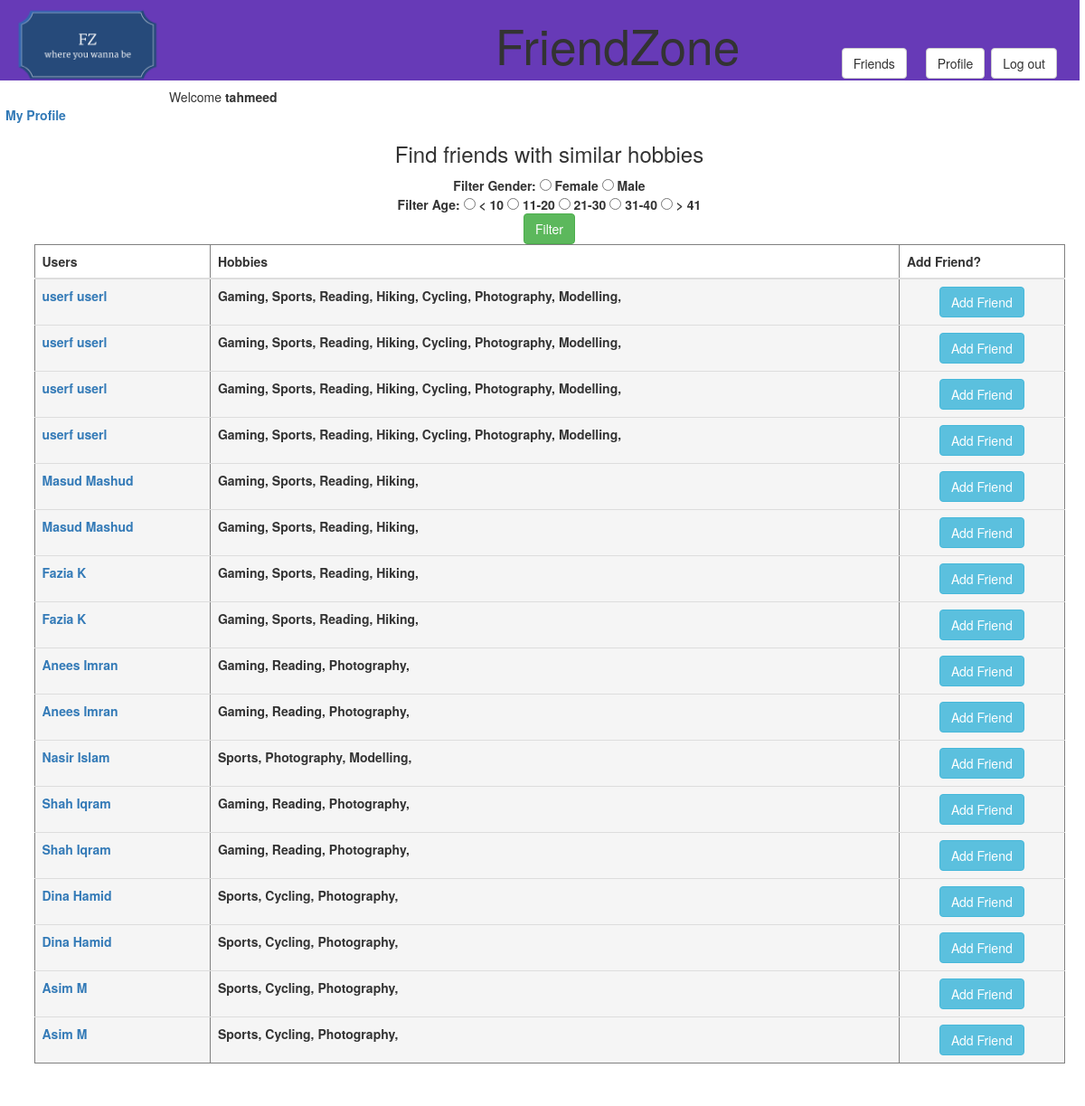
The app's page /index/ (signed in) with its own data.
### FriendZoneApp/models.py (models this page shows, shortened)
class UserProfileModel(models.Model):
    user = models.OneToOneField(User, on_delete=models.CASCADE)
    first_name = models.CharField(max_length = 254)
    last_name = models.CharField(max_length = 254)
    gender = models.CharField(max_length = 1, choices = (('M', 'Male'), ('F', 'Female')), blank = True)
    age = models.PositiveIntegerField(blank = True, null = True)
    image = models.ImageField(default = 'default.jpg', upload_to='media/profile_images', blank = True)
    dob = models.DateField(blank = True, null = True)
    email = models.EmailField(blank = True, unique = True)
    hobby = models.ManyToManyField(Hobby, blank = True)
    friend = models.ManyToManyField('self', blank = True)
    profileBio = models.CharField(max_length=254, blank = True)
    class Meta:
        verbose_name = 'Profile'
        verbose_name_plural = 'Profiles'

class Hobby(models.Model):
    objects = HobbyManager()
    hobby = models.CharField(max_length= 20, choices = (('Gaming', 'Gaming'), ('Sports', 'Sports'),
    ('Reading', 'Reading'), ('Hiking', 'Hiking'), ('Cycling', 'Cycling'), ('Photography', 'Photography'),
    ('Modelling', 'Modelling')), blank = True)
    def __str__(self):
        return self.hobby

### FriendZoneApp/views.py (the view)
# urls.py: path('index/', views.index, name='index'),
@login_required
def index(request):
    user = request.user
    userProfile = UserProfileModel.objects.get(user = user)
    userHobbies = userProfile.hobby
    otherUserProfiles = UserProfileModel.objects.exclude(user = request.user) #excluding logged in user
    similarUsers = []
    for a in otherUserProfiles:
        theirHobbies = a.hobby
        for aH in theirHobbies.all():
            for uH in userHobbies.all():
                if aH==uH:
                    similarUsers.append(a)
    sortedUsers = []
    copySimUsers = similarUsers[:]
    for sUser in copySimUsers:
        temp = {
            0: sUser.id,
            1: sUser.first_name,
            2: sUser.last_name,
            3: sUser.hobby.all(),
            'count': sUser.hobby.all().count()
        }
        sortedUsers.append(temp) #adding dictinary to the list
    sortedUsers.sort(key=operator.itemgetter('count'), reverse = True) #sorting the users in the list by count of hobbies
    context = {
        'loggedInUser' : user,
        'userProfile' : userProfile,
        'similarUsers' : similarUsers,
        'oUP' : otherUserProfiles,
        'sortedUsers': sortedUsers
    }
    return render(request, 'FriendZoneApp/index.html', context) # rendering required page with the context needed

### FriendZoneApp/templates/FriendZoneApp/index.html (shortened to what this page needs)
{% extends "FriendZoneApp/header.html" %}
{% block content %}
<head>
  <link rel="stylesheet" href="https://maxcdn.bootstrapcdn.com/bootstrap/3.3.7/css/bootstrap.min.css">
</head>
        <a href="/profile/{{ userProfile.id }}"> My Profile </a>
    <div class = "container">
      <div class="container">
        <center/>
        <div class = "main">
        <h3> Find friends with similar hobbies </h3>
        Filter Gender:
         <input type='radio' id='maleFilter' name='genderFilter' value='F'> Female
          <input type='radio' id='femaleFilter' name='genderFilter' value='M'> Male
            <br/>
          Filter Age:
          <input type='radio' id='lessThan10' name='ageFilter' value='lessThan10'> &lt; 10
          <input type='radio' id='11-20' name='ageFilter' value='11-20'> 11-20
          <input type='radio' id='21-30' name='ageFilter' value='21-30'> 21-30
          <input type='radio' id='31-40' name='ageFilter' value='31-40'> 31-40
          <input type='radio' id='moreThan41' name='ageFilter' value='moreThan41'> &gt; 41
            <br/>
        <center> <button class="btn btn-success" id='filterButton'>Filter</button> <center/>
        </div>
      </div>
          <div class ="container">
        <div class="table-responsive">
        <table class ="table table-hover" id='table' border="solid">
          <thead>
            <tr>
                <th scope="col">Users</th>
                <th scope="col">Hobbies</th>
                <th scope="col">Add Friend?</th>
            </tr>
          </thead>
        {% for member in sortedUsers %}
            <tr>
                <td class="active"> <a href="/profile/{{ member.0 }}"> {{ member.1 }} {{ member.2 }}</a> </td>
                <td class="active">
                    {% for h in member.3 %}
                        {{ h }},
                    {% endfor %}
                </td>
                <td class="active"> <a href= "/addFriend/{{ userProfile.id }}/{{ member.0 }}" ><center><button id= 'addFriendButton' class ="btn btn-info" onclick="confirm()"> Add Friend </button><center/> </a> </td>
            </tr>
        {% endfor %}
        </table>
        </div>
      </div>
{% endblock %}

### FriendZoneApp/templates/FriendZoneApp/header.html (shortened to what this page needs)
{% load staticfiles %}
<!DOCTYPE html>
<html lang="en" dir="ltr">
    <head>
        <link rel="stylesheet" href="https://maxcdn.bootstrapcdn.com/bootstrap/3.3.7/css/bootstrap.min.css">
        <link rel="stylesheet" type="text/css" href="{% static 'FriendZoneApp/headerStyle.css' %}" />
          <link rel="stylesheet" type="text/css" href="{% static 'FriendZoneApp/styles.css' %}" />
    </head>
    <body>
    <div class="container" id = "headerBar">
        <div id = "logoStyle">
            <a href="/index"> <img src = "{% static 'logo.png' %}" height = 100> </a>
        </div>
        <p id="title">FriendZone {{ pageTitle }}  </p>
        <nav id='navlinks'>
            <form class='logout-link' action="/logout/" method='POST'>
                {% if user.is_authenticated %}
                    <a href="/friends/1", views.friends_view, name="friends" class="btn btn-default">Friends  </a> &nbsp;
                    <a href="/profile/{{ userProfile.id }}", view.profile_view, name="profile" class="btn btn-default">Profile</a>
                    <button class = "btn btn-default" type="submit" class="logoutButton"> Log out </button>
                {% endif %}
            </form>
        </nav>
    {% if user.is_authenticated %}
        Welcome <b>{{ loggedInUser }}  <br/> <b/>
    {% else %}
        <p>Please log in</p>
    {% endif %}
    {% block content %}
    {% endblock %}
</div>
    </body>
</html>

### FriendZoneApp/static/FriendZoneApp/headerStyle.css (style rules this page uses)
#logoStyle { padding-top: 2%; float: left; }
body { background: #EEEEEE; }
#title { text-align: center; font-size: 40pt; font-weight: 400; margin-top: 3%; }
#headerBar { background-color: #673AB7; width: 100%; margin-left: -0.5%; padding-left: 1%; padding-top: 1%; margin-top: -3%; height: 125px; }
#navlinks { margin-top: -5%; font-size: 25px; float: right; }
#navlinks { padding: 10px; }

### FriendZoneApp/static/FriendZoneApp/styles.css (style rules this page uses)
body { background: #E0E0E0; }

### records on screen
UserProfileModel: first_name "userf" "userf" "userf" "userf", last_name "userl" "userl" "userl" "userl"
Hobby: hobby "Gaming"
Hobby: hobby "Sports"
Hobby: hobby "Reading"
Hobby: hobby "Hiking"
Hobby: hobby "Cycling"
Hobby: hobby "Photography"
Hobby: hobby "Modelling"
UserProfileModel: first_name "Masud" "Masud", last_name "Mashud" "Mashud"
UserProfileModel: first_name "Fazia" "Fazia"
UserProfileModel: first_name "Anees" "Anees", last_name "Imran" "Imran"
UserProfileModel: first_name "Nasir", last_name "Islam"
UserProfileModel: first_name "Shah" "Shah", last_name "Iqram" "Iqram"
UserProfileModel: first_name "Dina" "Dina", last_name "Hamid" "Hamid"
UserProfileModel: first_name "Asim" "Asim"

### other values on screen
{{ loggedInUser }} "tahmeed"
{{ member.2 }} "K" "K" "M" "M"
